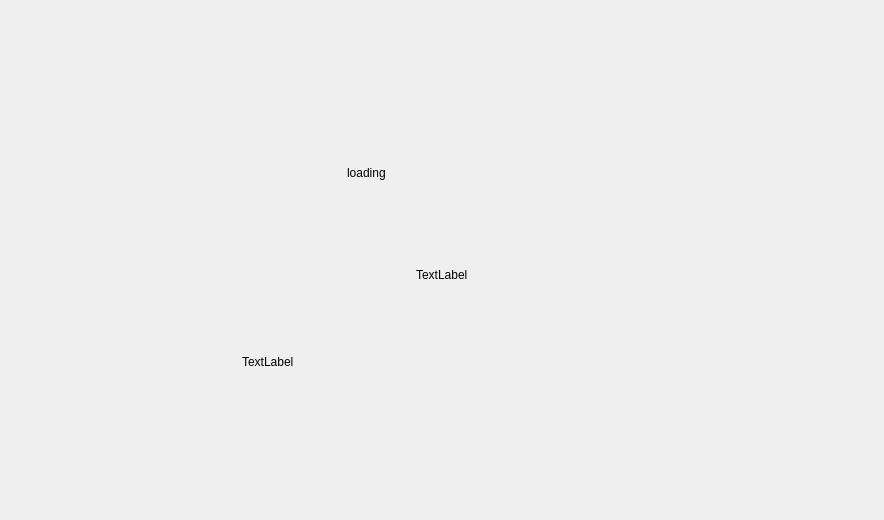
<?xml version="1.0" encoding="UTF-8"?>
<ui version="4.0">
 <class>Load</class>
 <widget class="QWidget" name="Load">
  <property name="geometry">
   <rect>
    <x>0</x>
    <y>0</y>
    <width>884</width>
    <height>520</height>
   </rect>
  </property>
  <property name="windowTitle">
   <string>Load</string>
  </property>
  <property name="autoFillBackground">
   <bool>true</bool>
  </property>
  <layout class="QVBoxLayout" name="verticalLayout" stretch="0">
   <property name="spacing">
    <number>0</number>
   </property>
   <property name="sizeConstraint">
    <enum>QLayout::SetDefaultConstraint</enum>
   </property>
   <property name="leftMargin">
    <number>0</number>
   </property>
   <property name="topMargin">
    <number>0</number>
   </property>
   <property name="rightMargin">
    <number>0</number>
   </property>
   <property name="bottomMargin">
    <number>0</number>
   </property>
   <item alignment="Qt::AlignVCenter">
    <widget class="QWidget" name="root" native="true">
     <layout class="QVBoxLayout" name="verticalLayout_2">
      <property name="spacing">
       <number>0</number>
      </property>
      <property name="leftMargin">
       <number>0</number>
      </property>
      <property name="topMargin">
       <number>0</number>
      </property>
      <property name="rightMargin">
       <number>0</number>
      </property>
      <property name="bottomMargin">
       <number>0</number>
      </property>
      <item alignment="Qt::AlignHCenter|Qt::AlignVCenter">
       <widget class="QLabel" name="load_icon">
        <property name="minimumSize">
         <size>
          <width>190</width>
          <height>190</height>
         </size>
        </property>
        <property name="text">
         <string>loading</string>
        </property>
       </widget>
      </item>
      <item alignment="Qt::AlignHCenter|Qt::AlignTop">
       <widget class="QLabel" name="text">
        <property name="text">
         <string>TextLabel</string>
        </property>
       </widget>
      </item>
      <item alignment="Qt::AlignHCenter">
       <widget class="QLabel" name="tip">
        <property name="minimumSize">
         <size>
          <width>400</width>
          <height>160</height>
         </size>
        </property>
        <property name="maximumSize">
         <size>
          <width>400</width>
          <height>16777215</height>
         </size>
        </property>
        <property name="text">
         <string>TextLabel</string>
        </property>
        <property name="wordWrap">
         <bool>true</bool>
        </property>
       </widget>
      </item>
     </layout>
    </widget>
   </item>
  </layout>
 </widget>
 <resources/>
 <connections/>
</ui>
